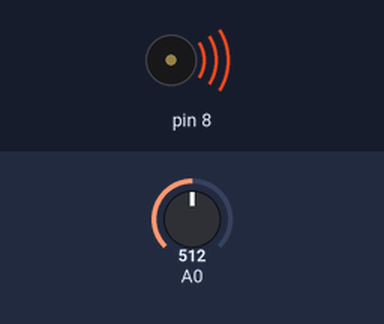
The sketch below on a simulated Arduino Uno, built with avr-gcc and run on an emulated ATmega328P. Shown: buzzer (waves = sounding). Inputs (shaded band) come from the test bench; at power-on: A0 = 512. What the sketch prints to the serial monitor is not drawn.

Above: at 0.1 s.
Timing chart, 0 to 1.6 s (numbered marks = the images above):
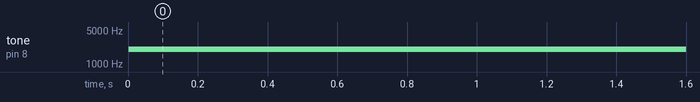

The sketch:

light_theremin.ino
```cpp
#include <NewPing.h>
#include <NewTone.h>
#include "PhotoSensor.h"
#include "PiezoSpeaker.h"

PhotoSensor sensor(A0);
PiezoSpeaker speaker(8);

void setup()
{
    Serial.begin(9600);
}

void loop()
{
    float value = sensor.getPercent();
    Serial.println(value);
    speaker.playTone(value, .1);
    delay(10);
}
```

Measured:
- by itself, tone on pin 8: silent → 2004 Hz at 0.00 s
